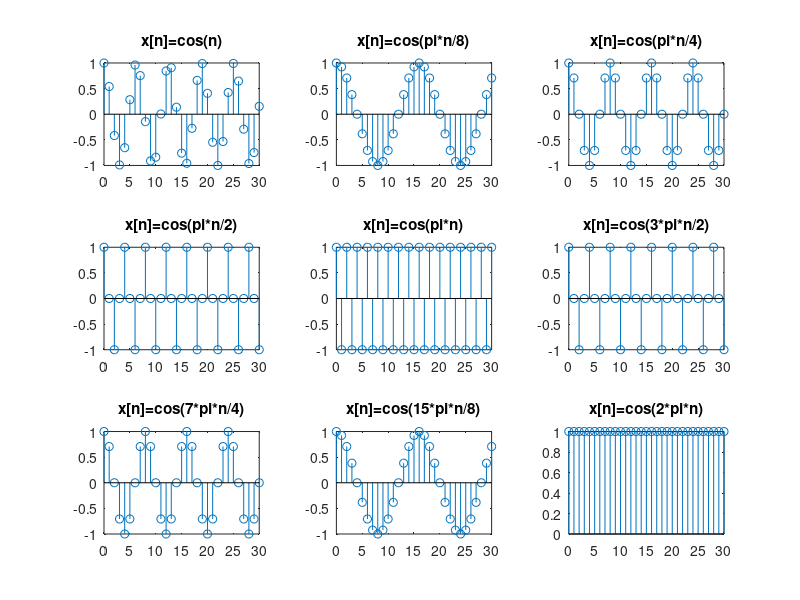

Recreate this plot in MATLAB.
function SyS_Practica2_2

t=linspace(0,30,31);

subplot(3,3,1);
y=cos(t);
stem(t,y);
title("x[n]=cos(n)");

subplot(3,3,2);
y=cos(pi*t/8);
stem(t,y);
title("x[n]=cos(pi*n/8)");

subplot(3,3,3);
y=cos(pi*t/4);
stem(t,y);
title("x[n]=cos(pi*n/4)");

subplot(3,3,4);
y=cos(pi*t/2);
stem(t,y);
title("x[n]=cos(pi*n/2)");

subplot(3,3,5);
y=cos(pi*t);
stem(t,y);
title("x[n]=cos(pi*n)");

subplot(3,3,6);
y=cos(3*pi*t/2);
stem(t,y);
title("x[n]=cos(3*pi*n/2)");

subplot(3,3,7);
y=cos(7*pi*t/4);
stem(t,y);
title("x[n]=cos(7*pi*n/4)");

subplot(3,3,8);
y=cos(15*pi*t/8);
stem(t,y);
title("x[n]=cos(15*pi*n/8)");

subplot(3,3,9);
y=cos(2*pi*t);
stem(t,y);
title("x[n]=cos(2*pi*n)");

